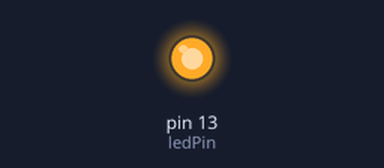
A sketch run on a simulated Arduino Uno, built with avr-gcc and run on an emulated ATmega328P. Parts: output pins drawn as LEDs (lit = HIGH).

Above: at 0.15 s.
At 3.8 s:
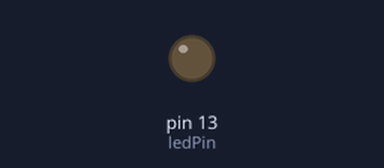
Timing chart, 0 to 6.5 s (numbered marks = the images above):
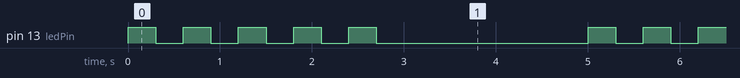

The sketch:

parpadeo-led-integrado.ino
```cpp
int ledPin = 13; // Pin donde está conectado el LED

void setup() {
  pinMode(ledPin, OUTPUT);
}

void loop() {
  for (int i = 0; i < 5; i++) {   // Repite 5 veces
    digitalWrite(ledPin, HIGH);  // Enciende el LED
    delay(300);
    digitalWrite(ledPin, LOW);   // Apaga el LED
    delay(300);
  }

  delay(2000); // Espera 2 segundos antes de repetir
}
```

Measured:
- by itself, pin 13 (ledPin): repeats every 5.0 s: 4 × (LOW 0.30 s, HIGH 0.30 s), LOW 2.3 s, HIGH 0.30 s
- by itself, everything shown: repeats every 5.0 s, in 10 steps
